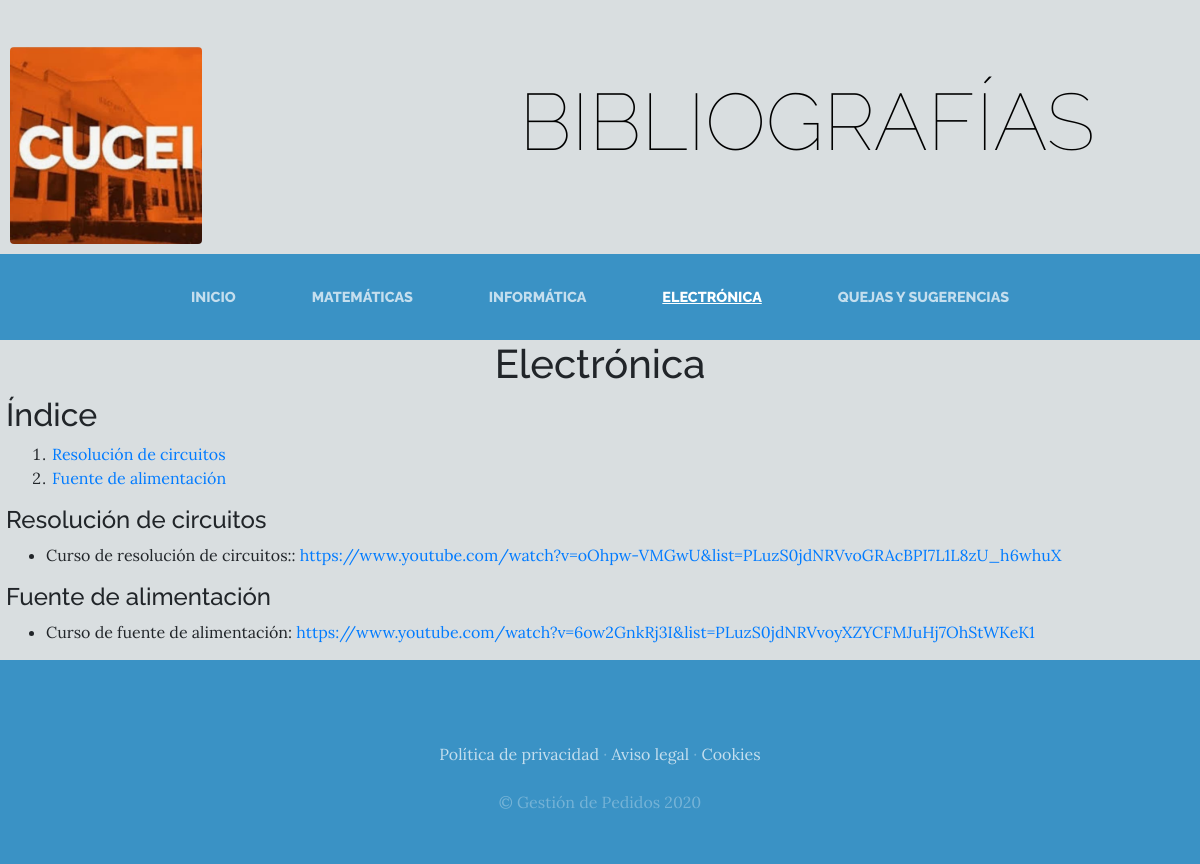
/electro/, run on the app's committed database.
### electronica/models.py (models this page shows, shortened)
class Categelectro(models.Model):
    nombre = models.CharField(max_length = 50)
    created = models.DateTimeField(auto_now_add = True)
    update = models.DateTimeField(auto_now_add = True)
    class Meta:
        verbose_name = 'categoría'
        verbose_name_plural = 'categorías'

class Bibliografiaelectro(models.Model):
    titulo = models.CharField(max_length = 50)
    link = models.CharField(max_length = 200)
    categoria = models.CharField(max_length = 50)
    created = models.DateTimeField(auto_now_add = True)
    update = models.DateTimeField(auto_now_add = True)
    class Meta:
        verbose_name = 'bibliografía'
        verbose_name_plural = 'bibliografías'

### electronica/views.py (the view)
# urls.py: path('electro/', include('electronica.urls')),
def electronica(request):
    categorias = Categelectro.objects.all()
    biblio = Bibliografiaelectro.objects.all()
    return render(request, "electronica/electronica.html", {"biblio": biblio, "categorias": categorias})

### electronica/templates/electronica/electronica.html
{% extends "aplicacionapp/base.html" %}
{% load static %}
{% block content %}
    <h1 align = "center">Electrónica</h1>
    <h2>Índice</h2>
    <ol>
        {% for i in categorias %}
            <li><a href="#section{{i.id}}">{{i.nombre}}</a></li>
        {% endfor %}
    </ol>
    {% for i in categorias %}
        <h4 id = "section{{i.id}}">{{i.nombre}}</h4>
        <ul>
            {% for j in biblio %}
                {% if j.categoria == i.nombre %}
                    <li><a>{{j.titulo}}: </a><a href="{{j.link}}">{{j.link}}</a></li>
                {% endif %}
            {% endfor %}
        </ul>
    {% endfor %}
{% endblock %}

### aplicacionapp/static/aplicacionapp/css/gestion.css (style rules this page uses)
body { font-family: 'Lora'; background-color: rgb(217, 222, 224); background-attachment: fixed; background-position: center; background-size: cover; }
h1, h2, h3, h4, h5, h6 { font-family: 'Raleway'; }

### aplicacionapp/templates/aplicacionapp/base.html (style rules this page uses)
ol, h2, h4, li, h1, form,h3 { margin-left: 6px; margin-right: 6px; }

### data on the page
Categelectro: nombre "Resolución de circuitos"
Categelectro: nombre "Fuente de alimentación"
Bibliografiaelectro: titulo "Curso de resolución de circuitos:", link "https://www.youtube.com/watch?v=oOhpw-VMGwU&list=PLuzS0jdNRVvoGRAcBPI7L1L8zU_h6whuX"
Bibliografiaelectro: titulo "Curso de fuente de alimentación", link "https://www.youtube.com/watch?v=6ow2GnkRj3I&list=PLuzS0jdNRVvoyXZYCFMJuHj7OhStWKeK1"
